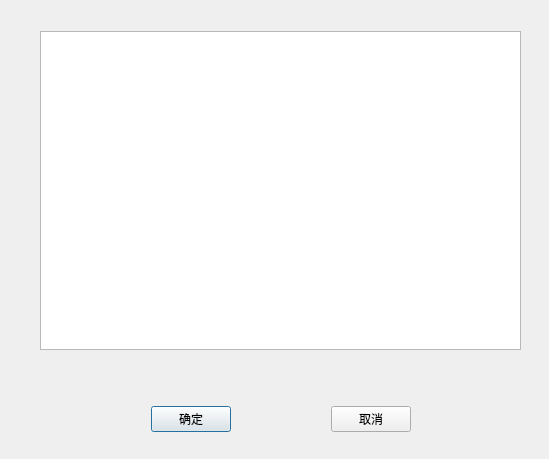
<?xml version="1.0" encoding="UTF-8"?>
<ui version="4.0">
 <class>DialogModText</class>
 <widget class="QDialog" name="DialogModText">
  <property name="geometry">
   <rect>
    <x>0</x>
    <y>0</y>
    <width>549</width>
    <height>459</height>
   </rect>
  </property>
  <property name="windowTitle">
   <string>修改文本信息</string>
  </property>
  <widget class="QWidget" name="">
   <property name="geometry">
    <rect>
     <x>40</x>
     <y>31</y>
     <width>481</width>
     <height>401</height>
    </rect>
   </property>
   <layout class="QVBoxLayout" name="verticalLayout" stretch="1,0,0">
    <item>
     <widget class="QTextEdit" name="textEdit"/>
    </item>
    <item>
     <spacer name="verticalSpacer">
      <property name="orientation">
       <enum>Qt::Vertical</enum>
      </property>
      <property name="sizeHint" stdset="0">
       <size>
        <width>400</width>
        <height>50</height>
       </size>
      </property>
     </spacer>
    </item>
    <item>
     <layout class="QHBoxLayout" name="horizontalLayout">
      <property name="spacing">
       <number>100</number>
      </property>
      <item alignment="Qt::AlignRight|Qt::AlignVCenter">
       <widget class="QPushButton" name="pushButtonOk">
        <property name="text">
         <string>确定</string>
        </property>
       </widget>
      </item>
      <item alignment="Qt::AlignLeft">
       <widget class="QPushButton" name="pushButtonCancel">
        <property name="text">
         <string>取消</string>
        </property>
       </widget>
      </item>
     </layout>
    </item>
   </layout>
  </widget>
 </widget>
 <resources/>
 <connections>
  <connection>
   <sender>pushButtonCancel</sender>
   <signal>clicked()</signal>
   <receiver>DialogModText</receiver>
   <slot>close()</slot>
   <hints>
    <hint type="sourcelabel">
     <x>368</x>
     <y>418</y>
    </hint>
    <hint type="destinationlabel">
     <x>274</x>
     <y>229</y>
    </hint>
   </hints>
  </connection>
 </connections>
</ui>
